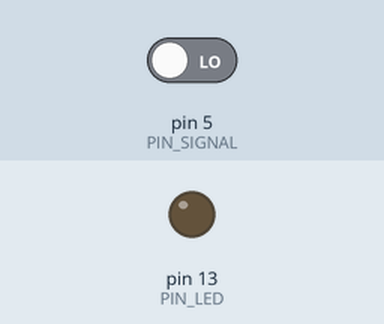
Recording of a sketch running on a simulated Arduino Uno, built with avr-gcc and run on an emulated ATmega328P. On the bench: output pins drawn as LEDs (lit = HIGH). The test bench sets the inputs (shaded band); at power-on: pin 5 (PIN_SIGNAL) LOW.

Above: at 1.2 s.
1.3 s: pin 5 (PIN_SIGNAL) driven HIGH
At 1.9 s:
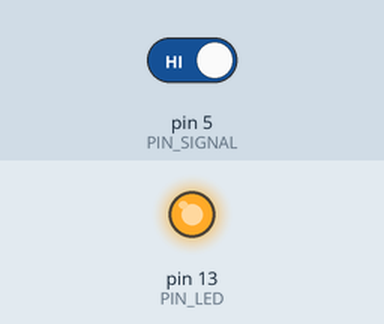
2.8 s: pin 5 (PIN_SIGNAL) driven LOW
At 3.1 s:
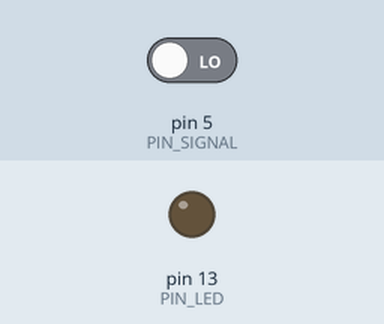
Timing chart, 0 to 5.8 s (numbered marks = the images above; inputs shaded):
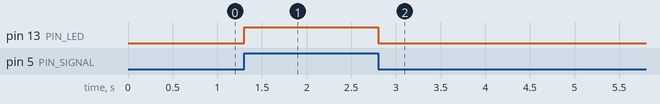

Measured:
- after the input at 1.3 s, pin 13 (PIN_LED): LOW → HIGH at once
- after the input at 2.8 s, pin 13 (PIN_LED): HIGH → LOW at once

The sketch:

signalDetect.ino
```cpp
// The classic Demo Blinker
#define PIN_LED 13
#define PIN_SIGNAL 5

int signal_high;

void setup() {
    signal_high = 0;
    pinMode(PIN_LED,OUTPUT);
    pinMode(PIN_SIGNAL,INPUT);
    digitalWrite(PIN_LED,LOW);
}

void loop() {
    signal_high = digitalRead(PIN_SIGNAL);

    if (signal_high) {
      digitalWrite(PIN_LED,HIGH);
    }
    else {
      digitalWrite(PIN_LED,LOW);
    }
}
```
